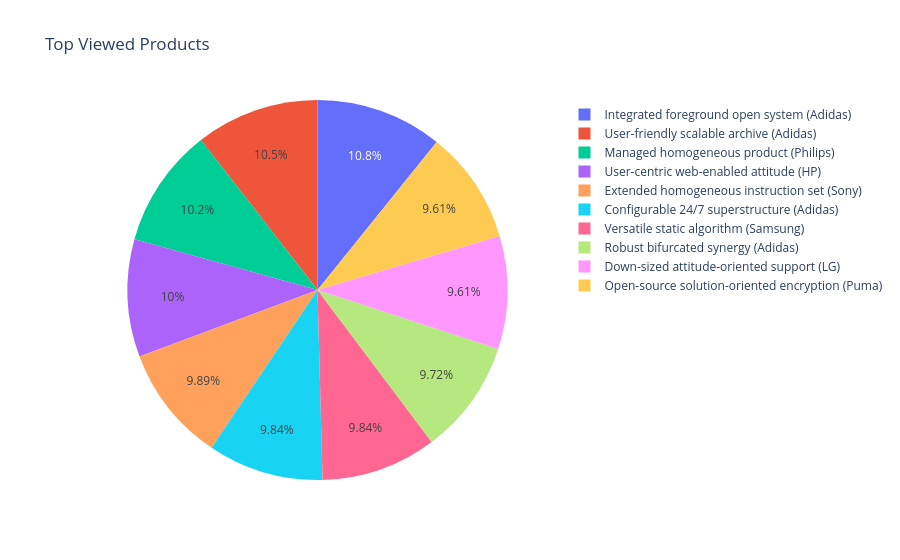

Source (notebook cell):
### Markdown cell above
## Top Viewed Products

### Code cell
views_products = views_df.merge(
    product_df[['id', 'title', 'brand']],
    left_on='product_id',
    right_on='id',
    how='left'
)

views_products['label'] = views_products['title'] + ' (' + views_products['brand'] + ')'

fig = px.pie(
    views_products,
    names='label',
    values='count',
    color='label',
    color_discrete_sequence=px.colors.qualitative.Plotly,
    title='Top Viewed Products'
)
fig.show()

### Figure 1 — Plotly figure (JSON) as saved in the notebook; plotly's stock layout.template omitted (floating-point values rounded to 4 significant figures)
{"data": [{"customdata": [["Integrated foreground open system (Adidas)"], ["User-friendly scalable archive (Adidas)"], ["Managed homogeneous product (Philips)"], ["User-centric web-enabled attitude (HP)"], ["Extended homogeneous instruction set (Sony)"], ["Configurable 24/7 superstructure (Adidas)"], ["Versatile static algorithm (Samsung)"], ["Robust bifurcated synergy (Adidas)"], ["Down-sized attitude-oriented support (LG)"], ["Open-source solution-oriented encryption (Puma)"]], "domain": {"x": [0, 1], "y": [0, 1]}, "hovertemplate": "label=%{customdata[0]}<br>count=%{value}<extra></extra>", "labels": ["Integrated foreground open system (Adidas)", "User-friendly scalable archive (Adidas)", "Managed homogeneous product (Philips)", "User-centric web-enabled attitude (HP)", "Extended homogeneous instruction set (Sony)", "Configurable 24/7 superstructure (Adidas)", "Versatile static algorithm (Samsung)", "Robust bifurcated synergy (Adidas)", "Down-sized attitude-oriented support (LG)", "Open-source solution-oriented encryption (Puma)"], "legendgroup": "", "marker": {"colors": ["#636EFA", "#EF553B", "#00CC96", "#AB63FA", "#FFA15A", "#19D3F3", "#FF6692", "#B6E880", "#FF97FF", "#FECB52"]}, "name": "", "showlegend": true, "type": "pie", "values": [192, 187, 181, 178, 176, 175, 175, 173, 171, 171]}], "layout": {"legend": {"tracegroupgap": 0}, "piecolorway": ["#636EFA", "#EF553B", "#00CC96", "#AB63FA", "#FFA15A", "#19D3F3", "#FF6692", "#B6E880", "#FF97FF", "#FECB52"], "title": {"text": "Top Viewed Products"}}}
